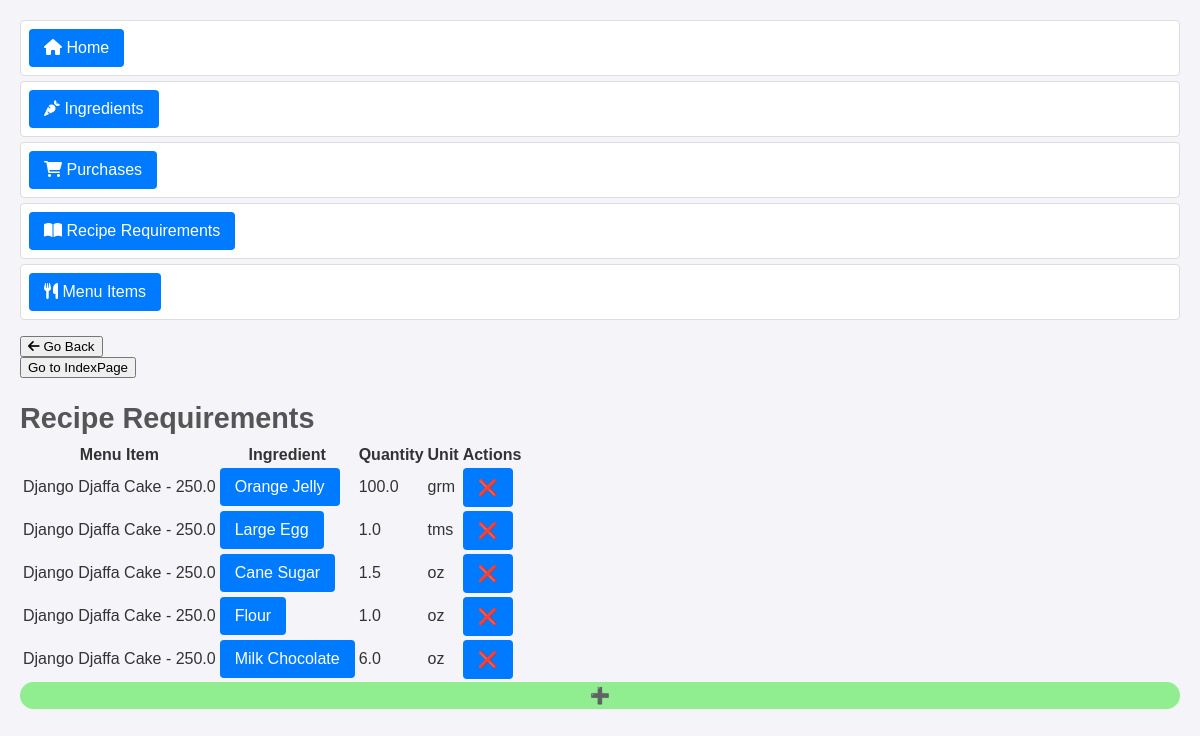
The page /inventory_project/recipe_requirments/ on the database as committed earlier.
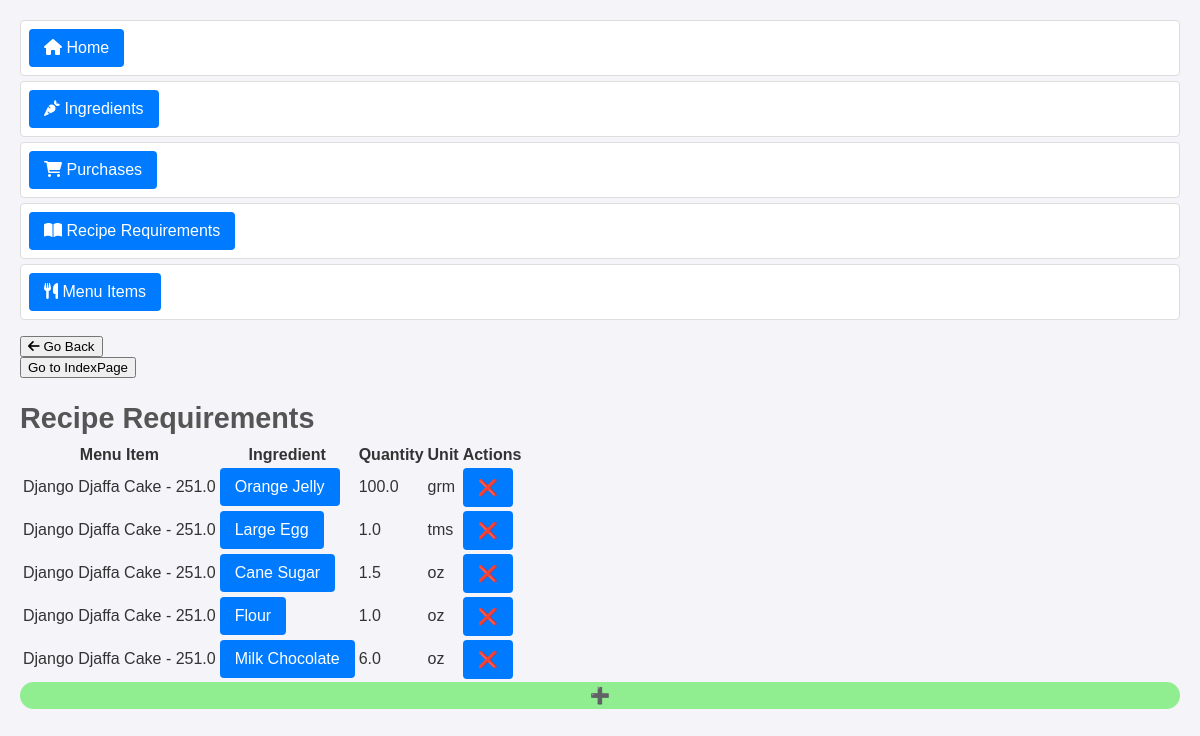
The same page on the database as committed later.
### inventory_project/models.py (models this page shows, shortened)
class RecipeRequirment(models.Model):
    menu_item = models.ForeignKey(MenuItem, on_delete=models.CASCADE)
    ingredient = models.ForeignKey(Ingredient, on_delete=models.CASCADE)
    quantity = models.FloatField(blank=False)

class MenuItem(models.Model):
    title = models.CharField(max_length=200, blank=False)
    price = models.FloatField(blank=False)
    def __str__(self):
        return f"{self.title} - {self.price}"

class Ingredient(models.Model):
    name = models.CharField(max_length=200, blank=False)
    quantity = models.FloatField(default=0)
    unit_type_choices = [
        ('lbs', 'Pound'),
        ('oz', 'Ounce'),
        ('cups', 'Cup'),
        ('tsp', 'Teaspoon'),
        ('grm', 'Gram'),
        ('tms', 'Times'),
    ]
    unit = models.CharField(
        max_length=4,
        choices=unit_type_choices,
        default='grm'
        )
    unit_price = models.FloatField(blank=False, default=0)

### inventory_project/views.py (the view)
# urls.py: path("recipe_requirments/", views.RecipeRequirmentsView.as_view(), name="recipe_requirments"),
class RecipeRequirmentsView(ListView):
    model = RecipeRequirment
    template_name = 'inventory_project/recipe_requirments.html'

### inventory_project/templates/inventory_project/recipe_requirments.html (shortened to what this page needs)
{% extends 'base.html' %}
{% load static %}
{% block content %}
<div>
  <h2>Recipe Requirements</h2>
  <table class="ingredient-table">
    <thead>
      <tr>
        <th>Menu Item</th>
        <th>Ingredient</th>
        <th>Quantity</th>
        <th>Unit</th>
        <th>Actions</th>
      </tr>
    </thead>
    <tbody>
    {% for requirement in object_list %}
        <tr>
          <td>{{ requirement.menu_item }}</td>
          <td>
            <a href="{% url 'update_ingredient' requirement.ingredient.id %}">{{ requirement.ingredient.name }}</a>
          </td>
          <td>{{ requirement.quantity }}</td>
          <td>{{ requirement.ingredient.unit }}</td>
          <td>
            <a href="{% url 'delete_ingredient' requirement.ingredient.id %}" style="text-decoration: none; color: inherit;">❌</a>
          </td>
        </tr>
    {% endfor %}
    </tbody>
  </table>
  <a href="{% url 'create_ingredient' %}" style="display: inherit; text-align: center; border-radius: 15px; text-decoration: none; color: inherit; padding: 4px; background-color: lightgreen;">➕</a>
</div>
{% endblock %}

### inventory_project/templates/base.html (shortened to what this page needs)
<!DOCTYPE html>
<html lang="en">
<head>
    {% load static %}
    <link rel="stylesheet" href="{% static 'css/styles.css' %}">
    <link rel="stylesheet" href="https://cdnjs.cloudflare.com/ajax/libs/font-awesome/6.0.0-beta3/css/all.min.css">
</head>
<body>
    <header>
        <nav>
            <ul>
                <li><a href="{% url 'inventory_project_home' %}"><i class="fas fa-home"></i> Home</a></li>
                <li><a href="{% url 'ingredients' %}"><i class="fas fa-carrot"></i> Ingredients</a></li>
                <li><a href="{% url 'purchases' %}"><i class="fas fa-shopping-cart"></i> Purchases</a></li>
                <li><a href="{% url 'recipe_requirments' %}"><i class="fas fa-book-open"></i> Recipe Requirements</a></li>
                <li><a href="{% url 'menu_items' %}"><i class="fas fa-utensils"></i> Menu Items</a></li>
            </ul>
        </nav>
    </header>
    <main>
        <button class="back-button" onclick="window.history.back();"><i class="fas fa-arrow-left"></i> Go Back</button>
        <form method="get" action="{% url 'home' %}">
            <button type="submit">Go to IndexPage</button>
        </form>
        {% block content %}
        {% endblock %}
    </main>
</body>
</html>

### inventory_project/static/css/styles.css (style rules this page uses)
body { font-family: Arial, sans-serif; margin: 20px; padding: 0; background-color: #f4f4f9; color: #333; }
h2 { color: #555; font-size: 1.8em; margin-bottom: 8px; }
ul { list-style-type: none; padding: 0; }
ul li { padding: 8px; margin-bottom: 5px; background-color: #fff; border: 1px solid #ddd; border-radius: 4px; }
a { display: inline-block; padding: 10px 15px; background-color: #007BFF; color: white; text-decoration: none; border-radius: 4px; }

Rows that differ between the two databases and show on the page:
changed through a linked row, RecipeRequirment "Orange Jelly": menu_item "Django Djaffa Cake - 250.0" → "Django Djaffa Cake - 251.0"
changed through a linked row, RecipeRequirment "Large Egg": menu_item "Django Djaffa Cake - 250.0" → "Django Djaffa Cake - 251.0"
changed through a linked row, RecipeRequirment "Cane Sugar": menu_item "Django Djaffa Cake - 250.0" → "Django Djaffa Cake - 251.0"
changed through a linked row, RecipeRequirment "Flour": menu_item "Django Djaffa Cake - 250.0" → "Django Djaffa Cake - 251.0"
changed through a linked row, RecipeRequirment "Milk Chocolate": menu_item "Django Djaffa Cake - 250.0" → "Django Djaffa Cake - 251.0"
